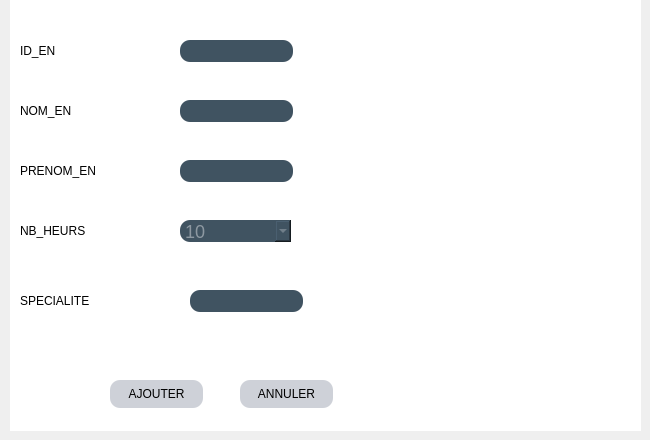
      <widget class="QWidget" name="tab_8">
       <attribute name="title">
        <string>ajouter</string>
       </attribute>
       <widget class="QFrame" name="frame_4">
        <property name="geometry">
         <rect>
          <x>10</x>
          <y>0</y>
          <width>631</width>
          <height>431</height>
         </rect>
        </property>
        <property name="styleSheet">
         <string notr="true">*{
	
background:rgb(255,255,255);
front-size:15px;
front-family:Century Gothic ,sans-serif; 
}
QFrame{
border:solid 10px rgba(0,0,0);
background-image:url(:/image/304994104_495330762596530_1836534426898481832_n.jpg)
}
QLineEdit{
color:#8d98a1;
background-color:#405361;
font-size:18px;
border-style:outset;
border-radius:10px;
}
QPushButton{
background:#ced1d8;
border-style:outset;
border-radius:10px;
}
QComboBox{
color:#8d98a1;
background-color:#405361;
font-size:18px;
border-style:outset;
border-radius:10px;
}</string>
        </property>
        <property name="frameShape">
         <enum>QFrame::StyledPanel</enum>
        </property>
        <property name="frameShadow">
         <enum>QFrame::Raised</enum>
        </property>
        <widget class="QPushButton" name="pushButton_14">
         <property name="geometry">
          <rect>
           <x>100</x>
           <y>380</y>
           <width>93</width>
           <height>28</height>
          </rect>
         </property>
         <property name="text">
          <string>AJOUTER</string>
         </property>
        </widget>
        <widget class="QLineEdit" name="lineEdit_12">
         <property name="geometry">
          <rect>
           <x>170</x>
           <y>40</y>
           <width>113</width>
           <height>22</height>
          </rect>
         </property>
        </widget>
        <widget class="QLabel" name="label_15">
         <property name="geometry">
          <rect>
           <x>10</x>
           <y>40</y>
           <width>111</width>
           <height>21</height>
          </rect>
         </property>
         <property name="text">
          <string>ID_EN</string>
         </property>
        </widget>
        <widget class="QLabel" name="label_16">
         <property name="geometry">
          <rect>
           <x>10</x>
           <y>100</y>
           <width>111</width>
           <height>21</height>
          </rect>
         </property>
         <property name="text">
          <string>NOM_EN</string>
         </property>
        </widget>
        <widget class="QLineEdit" name="lineEdit_13">
         <property name="geometry">
          <rect>
           <x>170</x>
           <y>100</y>
           <width>113</width>
           <height>22</height>
          </rect>
         </property>
        </widget>
        <widget class="QLineEdit" name="lineEdit_14">
         <property name="geometry">
          <rect>
           <x>170</x>
           <y>160</y>
           <width>113</width>
           <height>22</height>
          </rect>
         </property>
        </widget>
        <widget class="QLabel" name="label_17">
         <property name="geometry">
          <rect>
           <x>10</x>
           <y>160</y>
           <width>111</width>
           <height>21</height>
          </rect>
         </property>
         <property name="text">
          <string>PRENOM_EN</string>
         </property>
        </widget>
        <widget class="QLabel" name="label_18">
         <property name="geometry">
          <rect>
           <x>10</x>
           <y>290</y>
           <width>111</width>
           <height>21</height>
          </rect>
         </property>
         <property name="text">
          <string>SPECIALITE</string>
         </property>
        </widget>
        <widget class="QLineEdit" name="lineEdit_15">
         <property name="geometry">
          <rect>
           <x>180</x>
           <y>290</y>
           <width>113</width>
           <height>22</height>
          </rect>
         </property>
        </widget>
        <widget class="QLabel" name="label_19">
         <property name="geometry">
          <rect>
           <x>10</x>
           <y>220</y>
           <width>111</width>
           <height>21</height>
          </rect>
         </property>
         <property name="text">
          <string>NB_HEURS</string>
         </property>
        </widget>
        <widget class="QPushButton" name="pushButton_15">
         <property name="geometry">
          <rect>
           <x>230</x>
           <y>380</y>
           <width>93</width>
           <height>28</height>
          </rect>
         </property>
         <property name="text">
          <string>ANNULER</string>
         </property>
        </widget>
        <widget class="QComboBox" name="comboBox_7">
         <property name="geometry">
          <rect>
           <x>170</x>
           <y>220</y>
           <width>111</width>
           <height>22</height>
          </rect>
         </property>
         <item>
          <property name="text">
           <string>10</string>
          </property>
         </item>
         <item>
          <property name="text">
           <string>15</string>
          </property>
         </item>
         <item>
          <property name="text">
           <string>17</string>
          </property>
         </item>
        </widget>
       </widget>
      </widget>
